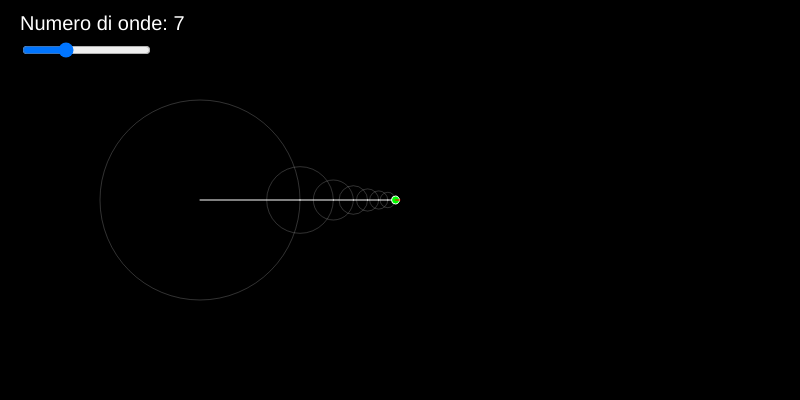
Frame 1 (no input)
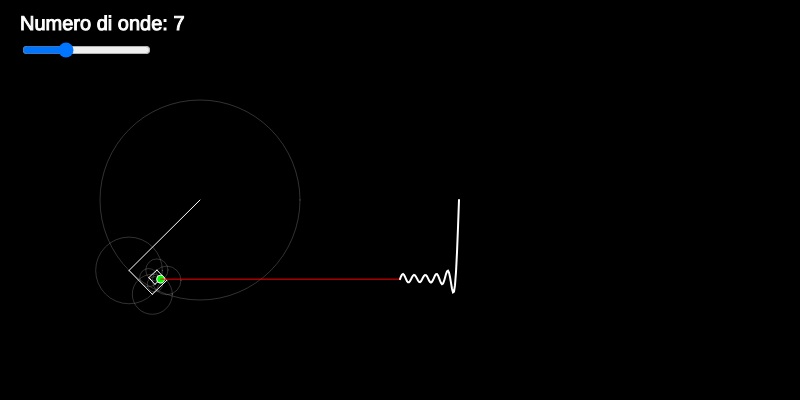
Frame 60 (no input)
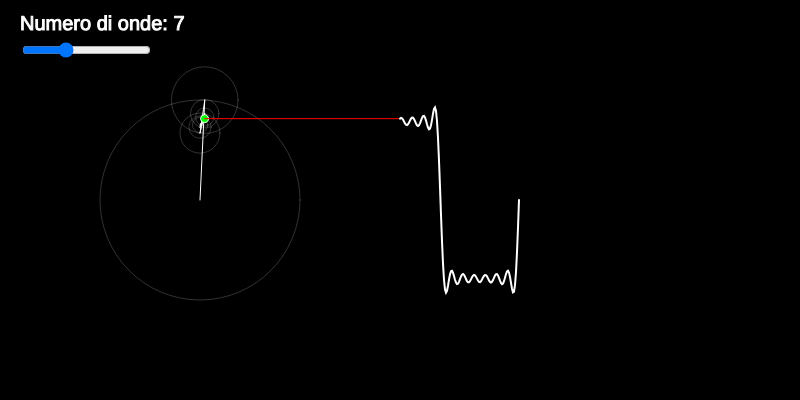
Frame 120 (the mouse pressed at the canvas centre since frame 60)

The p5.js sketch that drew these frames (run headless with seeded random() and noise() and a simulated clock; from frame 60 on, the mouse is pressed at the canvas centre):

// p5.js sketch
// ── sketch.js
let time = 0; // tempo
let wave = []; // array che contiene i punti

let slider; // slider per numero di onde

function setup(){
    createCanvas(800, 400);
    frameRate(30);
    // slider per numero di onde da aggiungere
    slider = createSlider(1, 20, 7); // min, max, start
    slider.position(20, 40);
}

function draw() {
    background(0);
    // slider
    fill(255);
    textSize(20);
    strokeWeight(1);
    text("Numero di onde: " + slider.value(), 20, 30);
    translate(200, 200);

    let radius = 100;
    let x = 0;
    let y = 0;
    let px = 0;
    let py = 0;
    
    for (let k = 0; k < slider.value(); k++){
        let n = 2 * k + 1;
        noFill();
        stroke(255, 50);
        ellipse(x, y, radius / n *2); // cerchio
        x += radius / (n) * cos(n * time);
        y += radius / (n) * sin(n * time);
        stroke(255);
        line(px, py, x, y); // linea tra i cerchi
        px = x;
        py = y;
    }
    wave.unshift(y); //aggiungo all'inizio della lista wave
    fill(0, 255, 0);
    ellipse(x, y, 8); // ultimo punto
    
    // riga tra l'ultimo punto della lista wave e il punto rotante
    translate(200, 0);
    stroke(255, 0, 0);
    line(x - 200, y, 0, wave[0]);
    
    // disegno l'onda risultante
    noFill();
    stroke(255);
    strokeWeight(2);
    beginShape();
    for (let i=0; i<wave.length; i++){
        vertex(i, wave[i]);
    }
    endShape();

    time += 0.04;
    
    // rimuovo l'ultimo punto della lista per ottimizzazione di memoria
    if(wave.length > 500){
        wave.pop();
    }
}
